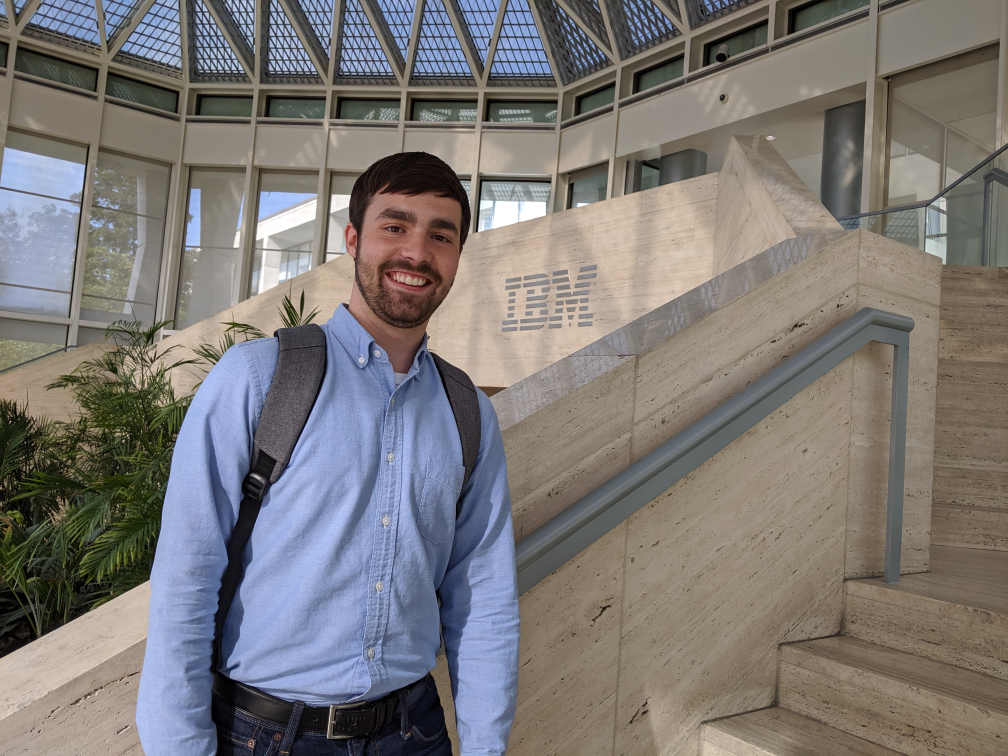
#> input picture chris.jpg, 4032 x 3024 px, given in place of the camera (shown at 1/4 size)
$ python directory_images.py
#> lines starting #> are read from the running program, lines starting #| are printed output that depends on the picture; after the words box and inside, x2 and y2 are one past the last pixel; in counts of white or black regions, pixels touching at a corner belong together
from imutils.video import VideoStream
from datetime import datetime
import imutils
import time
import cv2
import os

name = input("Enter first name of person (ex. Guillermo): ")
#> the answer given: chris.jpg
name = name.lower().replace(" ", "")
directory = os.path.sep.join(['dataset', name])

print("Starting up camera ....")
detector = cv2.CascadeClassifier("resources/haarcascade_frontalface_default.xml")
vs = VideoStream(src=0).start()
time.sleep(2.0)
total = 0

print("Press p to take a picture. Press q to quit.")

while True:
    frame = vs.read()
#> frame is the input picture: shape (3024, 4032, 3); mean B, G, R 118, 120.2, 124.2
    orig = frame.copy()
    frame = imutils.resize(frame, width=400)
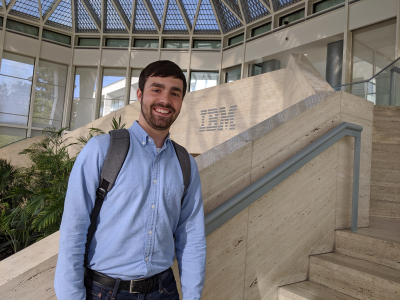
#> frame: shape (300, 400, 3); mean B, G, R 118, 120.2, 124.2

    rects = detector.detectMultiScale(
        cv2.cvtColor(frame, cv2.COLOR_BGR2GRAY), scaleFactor=1.1,
        minNeighbors=5, minSize=(30, 30))
#> rects = [[136, 69, 55, 55]]

    for (x, y, w, h) in rects:
        cv2.rectangle(frame, (x, y), (x + w, y + h), (0, 255, 0), 2)
#> this loop made 1 pass
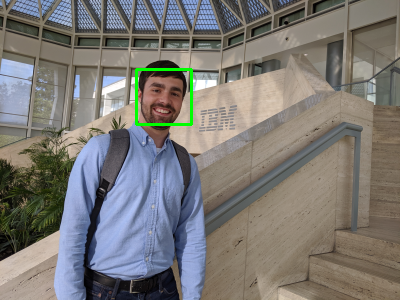
#> frame: shape (300, 400, 3); 0.55% of pixels changed, all inside (x1, y1, x2, y2) = (135, 68, 193, 126)

    cv2.imshow("Frame", frame)
    key = cv2.waitKey(1) & 0xFF
#> (key q is pressed here)

    if key == ord("p"):
        if not os.path.exists(directory):
            os.makedirs(directory)
        now = datetime.now()
        current_time = now.strftime("%H_%M_%S")
        p = os.path.sep.join([directory, "{}.png".format(current_time)])
        total += 1
        if cv2.imwrite(p, orig):
            print("Picture has been saved in directory")
        else:
            print("Picture has not been saved in directory")

    elif key == ord("q"):
        break

cv2.destroyAllWindows()
vs.stop()
